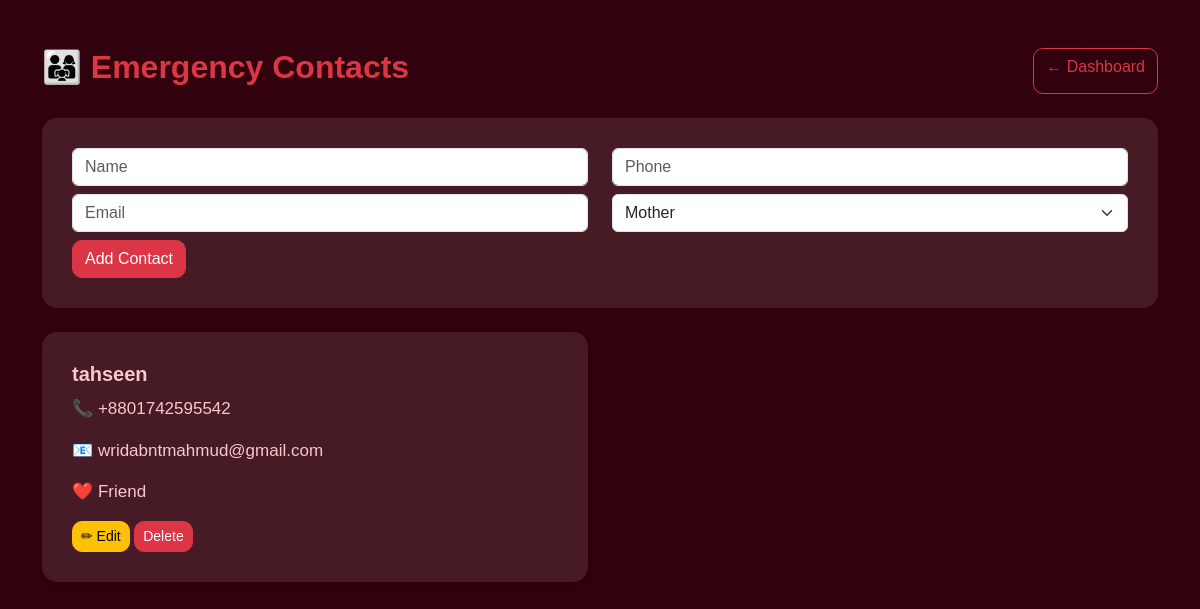
/contacts (signed in), run on the app's committed database.
### tables this page shows
CREATE TABLE emergency_contacts (

    id INTEGER PRIMARY KEY AUTOINCREMENT,

    user_id INTEGER NOT NULL,

    fullname TEXT NOT NULL,

    phone TEXT NOT NULL,

    email TEXT,

    relationship TEXT,

    is_primary INTEGER DEFAULT 0,

    FOREIGN KEY(user_id) REFERENCES users(id)

);

### app.py (the view)
@app.route("/contacts")
def contacts():
    if "user_id" not in session:
        return redirect(url_for("login"))
    conn = sqlite3.connect(DATABASE)
    cursor = conn.cursor()
    cursor.execute("""

        SELECT
        id,
        fullname,
        phone,
        email,
        relationship,
        is_primary

        FROM emergency_contacts

        WHERE user_id=?

        ORDER BY is_primary DESC,id DESC

    """,(session["user_id"],))
    contacts=cursor.fetchall()
    conn.close()
    return render_template(
        "contacts.html",
        contacts=contacts
    )

### app.py (called while the page is built)
@app.context_processor
def inject_language():
    language = "English"
    if "user_id" in session:
        conn = sqlite3.connect(DATABASE)
        conn.row_factory = sqlite3.Row
        cursor = conn.cursor()
        cursor.execute("""
            SELECT language
            FROM user_settings
            WHERE user_id = ?
        """, (session["user_id"],))
        settings = cursor.fetchone()
        conn.close()
        if settings and settings["language"]:
            language = settings["language"]
    return {
        "language": language
    }

### templates/contacts.html (shortened to what this page needs)
<!DOCTYPE html>
<html lang="en">
<head>
<link href="https://cdn.jsdelivr.net/npm/bootstrap@5.3.3/dist/css/bootstrap.min.css" rel="stylesheet">
<link rel="stylesheet"
href="{{ url_for('static', filename='dashboard.css') }}">
</head>
<body>
<div class="container py-5">
<div class="d-flex justify-content-between mb-4">
<h2 class="text-danger">👨‍👩‍👧 Emergency Contacts</h2>
<a href="{{ url_for('dashboard') }}" class="btn btn-outline-danger">← Dashboard</a>
</div>
<div class="card mb-4"><div class="card-body">
<form action="{{ url_for('add_contact') }}" method="POST">
<div class="row">
<div class="col-md-6 mb-2"><input class="form-control" name="fullname" placeholder="Name" required></div>
<div class="col-md-6 mb-2"><input class="form-control" name="phone" placeholder="Phone" required></div>
<div class="col-md-6 mb-2"><input class="form-control" type="email" name="email" placeholder="Email"></div>
<div class="col-md-6 mb-2">
<select class="form-select" name="relationship">
{% for r in ['Mother','Father','Brother','Sister','Friend','Guardian','Other'] %}
<option>{{ r }}</option>
{% endfor %}
</select>
</div>
</div>
<button class="btn btn-danger">Add Contact</button>
</form>
</div></div>
<div class="row">
{% if contacts %}
{% for contact in contacts %}
<div class="col-md-6 mb-3">
<div class="card shadow-sm">
<div class="card-body">
<h5>{{ contact[1] }} {% if contact[5]==1 %}<span class="badge bg-success">Primary</span>{% endif %}</h5>
<p>📞 {{ contact[2] }}</p>
<p>📧 {{ contact[3] or 'Not Provided' }}</p>
<p>❤️ {{ contact[4] }}</p>
<button class="btn btn-warning btn-sm editBtn"
data-bs-toggle="modal"
data-bs-target="#editModal"
data-id="{{ contact[0] }}"
data-name="{{ contact[1] }}"
data-phone="{{ contact[2] }}"
data-email="{{ contact[3] or '' }}"
data-relationship="{{ contact[4] }}"
data-primary="{{ contact[5] }}">✏ Edit</button>
<a href="{{ url_for('delete_contact',id=contact[0]) }}" class="btn btn-danger btn-sm">Delete</a>
</div></div></div>
{% endfor %}
{% else %}
<div class="col-12"><div class="alert alert-info">No contacts added yet.</div></div>
{% endif %}
</div>
</div>
</body></html>

### static/dashboard.css (style rules this page uses)
* { margin: 0; padding: 0; box-sizing: border-box; font-family: 'Trebuchet MS', 'Lucida Sans Unicode', 'Lucida Grande', 'Lucida Sans', Arial, sans-serif; }
html { scroll-behavior: smooth; }
body { background: #31010d; color: #f8c9c9; overflow-x: hidden; }
h1, h2, h3, h4, h5, h6 { font-weight: 600; }
h2 { font-weight: 700; color: #f8c9c9; }
.card { border: none; border-radius: 15px; background: rgba(255, 255, 255, 0.1); }
.card-body { padding: 30px; }
.card-body h5 { color: #f8c9c9; }
.card-body p { margin-top: 10px; font-size: 17px; color: #f8c9c9; }
.btn { border-radius: 10px; }
.btn-danger { background: #dc3545; border-color: #dc3545; }

### data on the page
emergency_contacts: fullname "tahseen", phone "+8801742595542", email "wridabntmahmud@gmail.com", relationship "Friend"

### other printed values
form field relationship "Mother"
